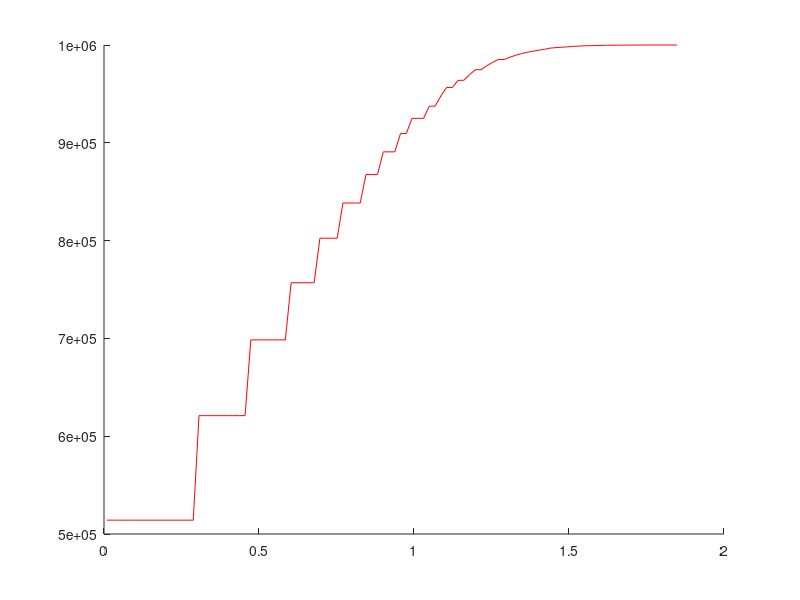

Here is the MATLAB script that generated this plot: (Note: this script raises an error after producing the figure.)
% negbinom vs truncated normal

clc; 
figure(4); clf;

r=0.54;
mu=3.2;

p = 1/(1+mu/r);

r1 = nbinrnd(r,p,1e6,1);
mean(r1)
[y,x]=hist(log10(r1),100);

clf; hold on;
plot(x,cumsum(y),'r')


m=-80*7/365;
s=400*7/365;

par0(1)=-700*7/365;
par0(2)=900*7/365;

fitPar=fminsearch( @(par) fitTruncNorm(par,x, r1),par0);

fitTruncNorm(fitPar,x, r1)
[y2,x,r2]=truncNorm(fitPar,x);

mean(r2)
plot(x,cumsum(y2),'b')
legend('negative binomial','truncated normal')

round(fitPar* 365/8)

% normal has a less fat right tail, but the concept is very similar.
% Honestly, I believe the trunc normal for human to human transmission, vs
% aerosol environmental.